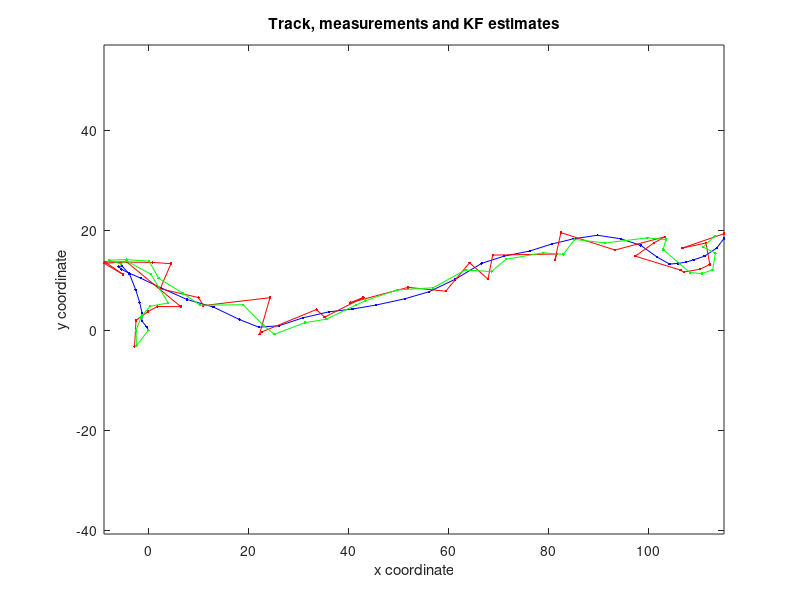

This figure's MATLAB source:
x0 = zeros(4,1); %Mean of initial state
P0 = diag([100 100 1 1]);%Covariance matrix of initial state
Phi = [eye(2) eye(2);zeros(2,2) eye(2)];% State transition matrix
Q = [1/3*eye(2),1/2*eye(2);1/2*eye(2),eye(2)]; % Covariance matrix of state model
n = 40; % length of track
dim = 2+2;% Dimension 2D position and 2D velocity
X=nan(dim,n+1); %Track t=0...t=n
X(:,1)=x0;
for t=1:n
    X(:,t+1)=Phi*X(:,t)+mvnrnd(zeros(1,4),Q)';
end
figure;
plot(X(1,:),X(2,:),'b.-');
hold on
xlabel('x coordinate')
ylabel('y coordinate')
axis equal
title('Track')
% Generate measurement you can use
% y(:,i)=H*x(:,i)+mvnrnd(zeros(1,2),R)';

% Generate measurement you can use
H = [eye(2) zeros(2,2)];
sigmax2 = 4^2;
sigmay2 = 2^2;
R = diag([sigmax2,sigmay2]);
Y = nan(2,n);
for t=1:n
 Y(:,t)=H*X(:,t+1)+mvnrnd(zeros(1,2),R)';
end
plot(Y(1,:),Y(2,:),'r.-')
title('Track and measurements')



Estimate = nan(size(X));
Estimate(:,1)=x0;
P = nan(dim,dim,n+1);
P(:,:,1) = P0;
for t=1:n
 Estimate(:,t+1) = Phi*Estimate(:,t); % Prior estimate
 P(:,:,t+1) = Phi*P(:,:,t)*Phi'+Q; % Prior covariance
 K = P(:,:,t+1)*H'/(H*P(:,:,t+1)*H'+R); % Kalman gain
 Estimate(:,t+1) = Estimate(:,t+1)+K*(Y(:,t)-H*Estimate(:,t+1));% Posterior estimate
 P(:,:,t+1) = (eye(dim)-K*H)*P(:,:,t+1);% Posterior covariance
end
plot(Estimate(1,:),Estimate(2,:),'g.-')
title('Track, measurements and KF estimates')
